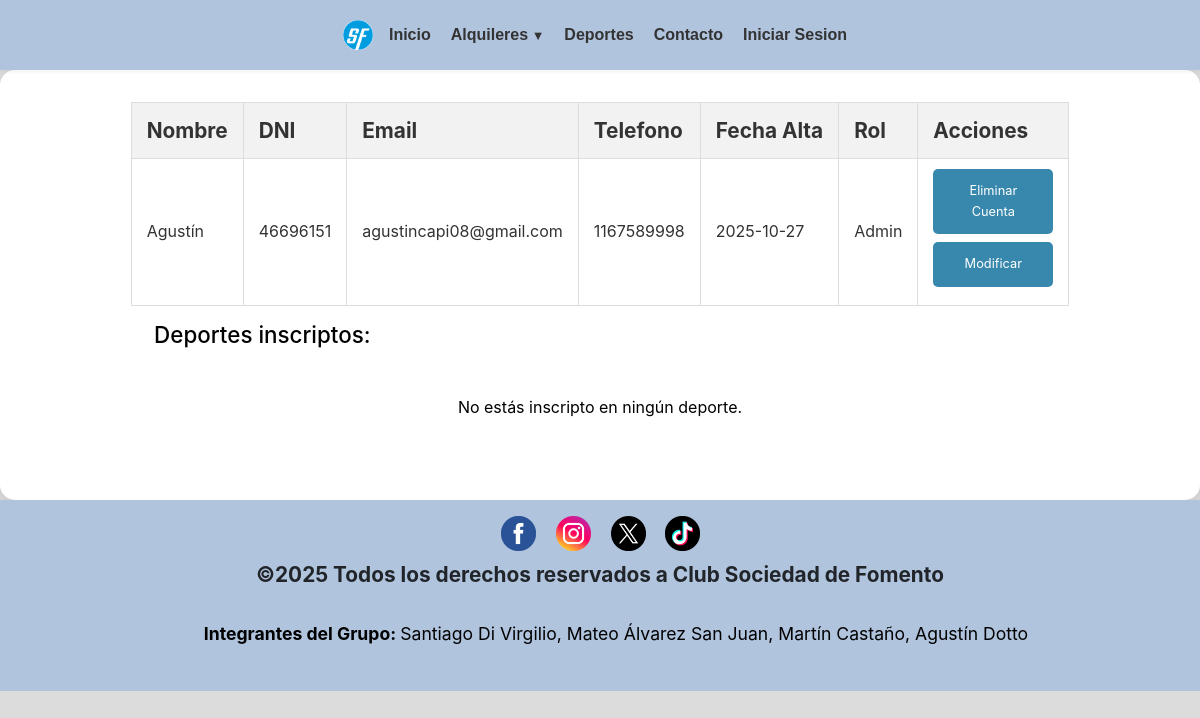
Screenshot of /perfil.php?id=3 with the database file from the repository.
### tables this page shows
CREATE TABLE `usuarios` (
  `id_usuario` int(5) NOT NULL,
  `nombre` varchar(10) NOT NULL,
  `clave` varchar(255) NOT NULL,
  `dni` varchar(15) NOT NULL,
  `email` varchar(100) NOT NULL,
  `telefono` varchar(20) NOT NULL,
  `fecha_alta` date NOT NULL,
  `rol` varchar(20) NOT NULL,
  `id_sesion` varchar(255) DEFAULT NULL
);

### perfil.php (the view, shortened to what this page needs)
<!DOCTYPE html>
<html lang="es">
<head>
    <link href="https://cdn.jsdelivr.net/npm/bootstrap@5.3.2/dist/css/bootstrap.min.css" rel="stylesheet">
	<link rel="stylesheet" href="https://cdnjs.cloudflare.com/ajax/libs/font-awesome/4.7.0/css/font-awesome.min.css">
	<link rel="stylesheet" type="text/css" href="css/estilos.css">
</head>
<body>
<body>
	<header>
		<a href="index.php"><img src="imagenes/logo.webp" alt="Logo de la página" class="logo"></a>
	<?php
    include("NAV.php");
    ?>
    </header>
    <?php
   include("conexion.php");
   if (isset($_GET['id']) && is_numeric($_GET['id'])) {
        $id = $_GET['id'];
    } else {
        $id = $_SESSION['id_usuario'];
    }
    $consulta = mysqli_query($conexion, "SELECT * FROM usuarios WHERE id_usuario='$id'");
    $resultado = mysqli_fetch_assoc($consulta);
    $llamado_inscripciones = mysqli_query($conexion, "SELECT d.id_deporte, d.nombre, d.descripcion FROM inscripciones i JOIN deportes d ON i.id_deporte = d.id_deporte WHERE i.id_usuario='$id'");
?>
<article class="tablas">
    <div id="tab1">
        <table>
            <thead>
                <th class="tabla-usuario">Nombre</th>
                <th class="tabla-usuario">DNI</th>
                <th class="tabla-usuario">Email</th>
                <th class="tabla-usuario">Telefono</th>
                <th class="tabla-usuario">Fecha Alta</th>
                <th class="tabla-usuario">Rol</th>
                <th class="tabla-deporte">Acciones</th>
            </thead>
                <tr>
                <td class="tabla-usuario"><?php echo $resultado["nombre"];?></td>
                <td class="tabla-usuario"><?php echo $resultado["dni"];?></td>
                <td class="tabla-usuario"><?php echo $resultado["email"];?></td>
                <td class="tabla-usuario"><?php echo $resultado["telefono"];?></td>
                <td class="tabla-usuario"><?php echo $resultado["fecha_alta"];?></td>
                <td class="tabla-usuario"><?php echo $resultado["rol"];?></td>
                <td>
                    <a class="btn-editar-deporte" href="darbaja_usuario.php?id_usuario=<?php echo $resultado["id_usuario"];?>" onclick="return confirm('¿Estás seguro de que deseas eliminar tu cuenta?');">Eliminar Cuenta</a>
                    <a class="btn-editar-deporte" href="modificar_usuario_formu.php?id_usuario=<?php echo $resultado["id_usuario"];?>">Modificar</a>
                </td>
            </tr>
        </table>
        <h3>Deportes inscriptos:</h3>
        <div class="tarjeta-container">
            <?php
            if (mysqli_num_rows($llamado_inscripciones) > 0) {
                while ($fila = mysqli_fetch_assoc($llamado_inscripciones)) {
            ?>
                    <div class="tarjeta">
                        <img src="imagenes/<?php echo $fila['nombre'].'.png'; ?>" alt="<?php echo $fila['nombre']; ?>">
                        <div class="tarjeta-body">
                            <h4><?php echo htmlspecialchars($fila["nombre"]); ?></h4>
                            <h5><?php echo htmlspecialchars($fila["descripcion"]); ?></h5>
                            <a href="darbaja_inscripcion.php?id_deporte=<?php echo $fila['id_deporte']; ?>&id_usuario=<?php echo $id; ?>" class="btn btn-danger" onclick="return confirm('¿Estás seguro de que deseas darte de baja de este deporte?');">Darse de baja</a>
                        </div>
                    </div>
            <?php
                }
            } else {
                echo "<p>No estás inscripto en ningún deporte.</p>";
            }
            ?>
        </div>
    </div>
</article>
<footer>
<?php
    include("FOOTER.php");
    ?>
</footer>
</body>
</html>

### css/estilos.css (style rules this page uses)
* { padding: 0; margin: 0; }
body { background-color: #dcdcdc; font-family: -apple-system, BlinkMacSystemFont, "Segoe UI", Roboto, Helvetica, Arial, sans-serif, "Apple Color Emoji", "Segoe UI Emoji", "Segoe UI Symbol"; font-size: 1.3rem; background-size: cover; background-position: center; min-height: 100vh; background-attachment: fixed; display: flex; flex-direction: column; }
header { text-align: center; background-color: #b0c4de; padding: 10px 20px; position: relative; align-items: center; box-shadow: 0 2px 4px rgba(0, 0, 0, 0.05); }
a { text-decoration: none; color:rgb(42, 75, 138); }
.logo { width: 2.6%; display: inline-block; vertical-align: middle; }
.tarjeta-container { display: flex; flex-wrap: wrap; gap: 2rem; justify-content: center; padding: 2rem 0; align-items: stretch; }
.tablas { padding: 1.5rem; display: flex; flex-direction: column; align-items: center; gap: 2rem; background-color: #ffffff; border-radius: 15px; box-shadow: 0 6px 18px rgba(0, 0, 0, 0.1); padding: 2rem; }
.tablas table { width: 100%; border-collapse: collapse; }
article h3 { margin-left: 2.5%; margin-bottom: 1.5%; margin-top: 1rem; font-size: 1.4rem; color: #000000; }
h3 { margin-left: 3%; color: #000000; }
article p { font-size: 1rem; margin: 0 3% 1rem 3%; display: block; color: #000000; line-height: 1.6; }
footer { background-color: #b0c4de; text-align: center; padding: 1rem 0; }
.btn-editar-deporte { display: block; background-color: #3888ad; color: #ffffff; text-align: center; padding: 0.75rem 1rem; text-decoration: none; border-radius: 5px; transition: background-color 0.3s ease; border: none; margin-bottom: 0.5rem; cursor: pointer; width: 120px; font-family: inherit; font-size: 0.8rem; }
.tablas th { background-color: #f2f2f2; color: #333; font-weight: bold; padding: 12px 15px; text-align: left; border: 1px solid #ddd; }
.tablas td { font-size: 1rem; color: #333; text-align: left; line-height: 1.6; padding: 10px 15px; border: 1px solid #ddd; vertical-align: middle; }

### rows the page displays
usuarios: nombre "Agustín", dni "46696151", email "agustincapi08@gmail.com", telefono "1167589998", fecha_alta "2025-10-27", rol "Admin"
